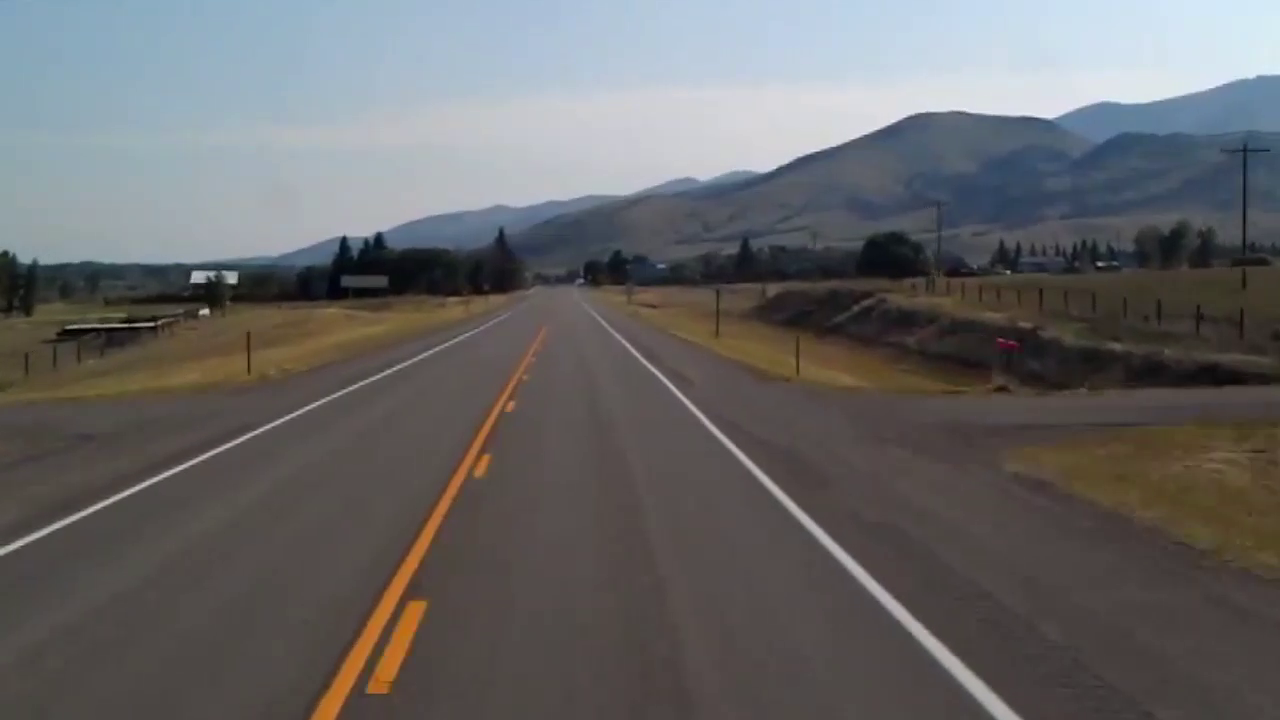
#> input picture frame 15 of video/test2_v2_Trim.mp4, 1280 x 720 px
$ python start.py
#> lines starting #> are read from the running program, lines starting #| are printed output that depends on the picture; after the words box and inside, x2 and y2 are one past the last pixel; in counts of white or black regions, pixels touching at a corner belong together
# -*- coding: utf-8 -*-
"""
Created on Mon Aug  2 05:41:33 2021

@author: Ahmed Emad Eldin
"""

import cv2
import numpy as np


def roi(image):
    height , width = image.shape
    triangle = np.array([
                       [(100, height), (475, 325), (width, height)]
                       ])
    mask = np.zeros_like(image)
    mask = cv2.fillPoly(mask,triangle,255)
    mask = cv2.bitwise_and(image,mask)
    return mask

def grey(image):
    #img = np.asarray(image,dtype=np.float32)
    return cv2.cvtColor(image,cv2.COLOR_BGR2GRAY)

def canny(grayImage):
    edges = cv2.Canny(grayImage,50,150)
    return edges

def gaussianBlur(image):
    return cv2.GaussianBlur(image,(5,5),0)

def display_lines(image,lines):
    #lines_image = np.zeros_like(image)

    if lines is not None:
        for line in lines:
            x1,y1,x2,y2 = line.reshape(4)

            cv2.line(image,(x1,y1),(x2,y2),(255,0,0),10)
    return image

def make_points(average,image):
    slope,y_int = average
    y1 = image.shape[0]

    y2 = int(y1 * (3/5))

    x1 = int((y1 - y_int) // slope)
    x2 = int((y2 - y_int) // slope)

    return np.array([x1,y1,x2,y2])


def average (lines,image):
    right = []
    left = []
    for line in lines:
        x1,y1,x2,y2 = line.reshape(4)
        parameters = np.polyfit((x1, x2), (y1, y2), 1)
        #slope = (y2-y1) / (x2-x1)
        slope = parameters[0]
        y_int = parameters[1]
        #print(parameters)
        #print(slope)
        if slope < 0:
            left.append((slope,y_int))
        else:
            right.append((slope,y_int))

    right_avg = np.average(right , axis = 0)
    left_avg = np.average(left,axis = 0)

    left_line = make_points(left_avg,image)

    right_line = make_points(right_avg,image)
    return np.array([left_line , right_line])


if __name__ == '__main__':
    cap = cv2.VideoCapture("./video/test2_v2_Trim.mp4")


    while True:
        ret , frame = cap.read()
#> frame is the input picture: shape (720, 1280, 3); mean B, G, R 103.5, 102.8, 103.5

        if not ret:
            print("cant receice from camera ")
            break

        gray_image = grey(frame)
#> in grey, `return cv2.cvtColor(image,cv2.COLOR_BGR2GRAY)`:
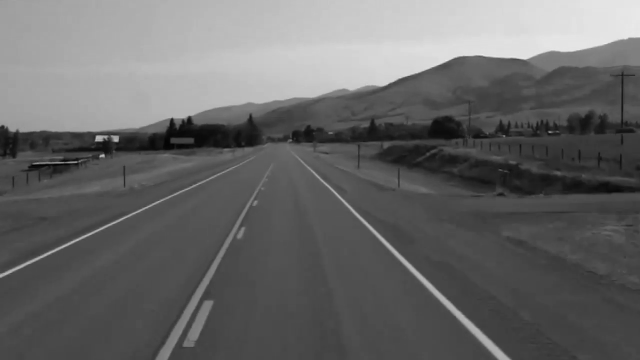
#> returned value: shape (720, 1280) (shown at 1/2 size); min 0, max 240, mean 103.1
        blurred_image = gaussianBlur(gray_image)
        edges = canny(blurred_image)
#> in canny, `edges = cv2.Canny(grayImage,50,150)`:
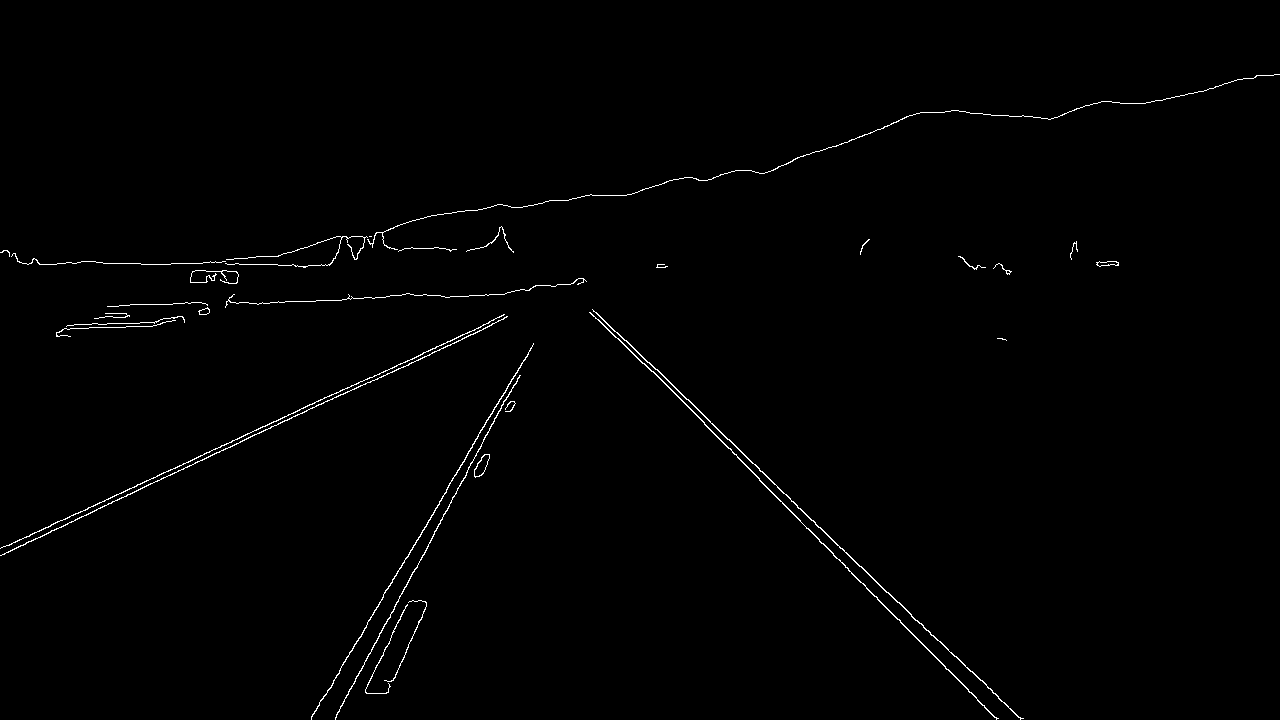
#> edges: shape (720, 1280); 0.81% white in thin lines or dots, all inside (x1, y1, x2, y2) = (0, 74, 1280, 720)
        isolated = roi(edges)
#> in roi, `mask = cv2.bitwise_and(image,mask)`:
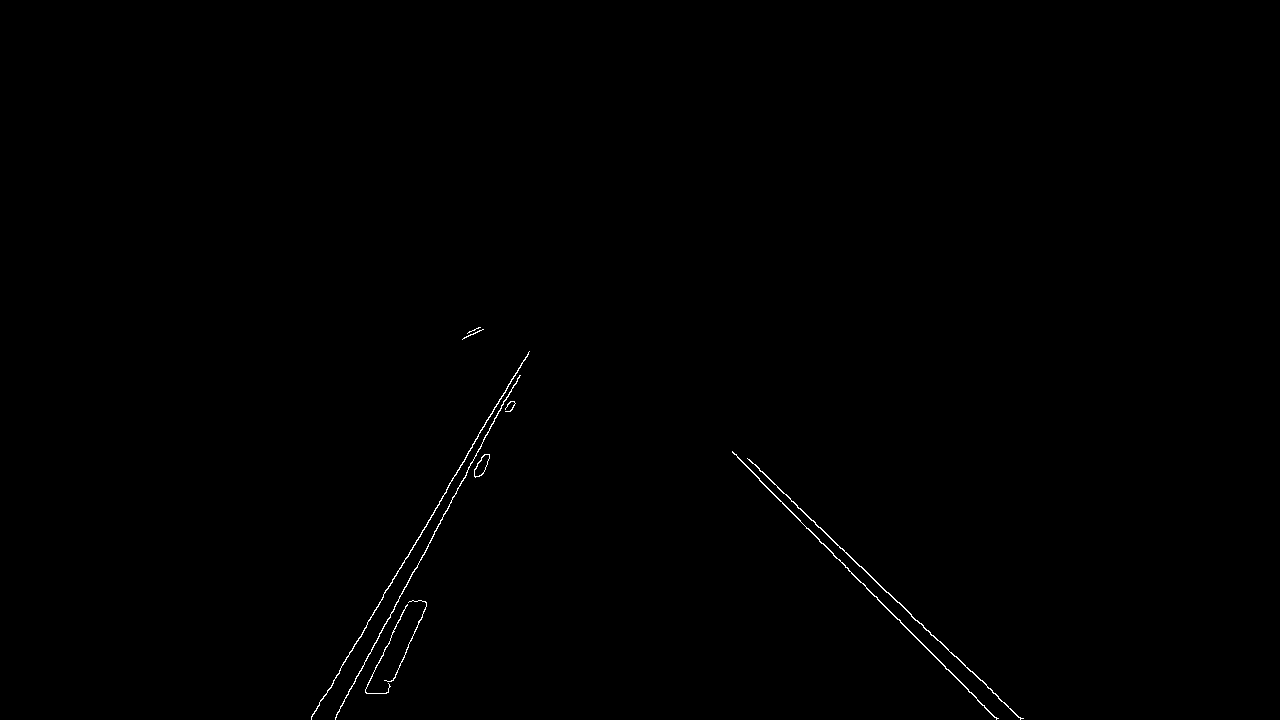
#> mask: shape (720, 1280); 0.28% white in thin lines or dots, all inside (x1, y1, x2, y2) = (311, 327, 1024, 720)

        lines = cv2.HoughLinesP(isolated,2,np.pi/180,100,None,40,5)
#> lines = 13 rows, first 6: [335, 719, 422, 555], [759, 480, 976, 697], [749, 459, 937, 640], [482, 429, 529, 351], [333, 681, 383, 597], [845, 567, 996, 718]
        average_lines = average(lines,gray_image)
#> the loop in average, `for line in lines:` made 13 passes
#> (x1, y1, x2, y2, slope, y_int) on passes 1 to 8: (335, 719, 422, 555, -1.89, 1350.5), (759, 480, 976, 697, 1, -279), (749, 459, 937, 640, 0.963, -262.1), (482, 429, 529, 351, -1.66, 1228.9), (333, 681, 383, 597, -1.68, 1240.4), (845, 567, 996, 718, 1, -278), (367, 622, 472, 447, -1.67, 1233.7), (940, 641, 1020, 718, 0.962, -263.7)
#> after the loop in average, `for line in lines:`: left = [(-1.89, 1350.5), (-1.66, 1228.9), (-1.68, 1240.4), (-1.67, 1233.7), (-1.87, 1344.3), (-1.85, 1336), (-2.05, 1436.6), (-1.7, 1248.8), (-2.34, 1601.4)]; right = [(1, -279), (0.963, -262.1), (1, -278), (0.962, -263.7)]
#> in average, `right_avg = np.average(right , axis = 0)`: right_avg = [0.981, -270.7]
#> in average, `left_avg = np.average(left,axis = 0)`: left_avg = [-1.86, 1335.6]
#> in make_points, `slope,y_int = average`: slope = -1.86; y_int = 1335.6
#> in make_points, `x1 = int((y1 - y_int) // slope)`: x1 = 331
#> in make_points, `x2 = int((y2 - y_int) // slope)`: x2 = 486
#> in average, `left_line = make_points(left_avg,image)`: left_line = [331, 720, 486, 432]
#> in average, `right_line = make_points(right_avg,image)`: right_line = [1009, 720, 716, 432]
#> average_lines = [[331, 720, 486, 432], [1009, 720, 716, 432]]
        lanes = display_lines(frame, average_lines)
#> the loop in display_lines, `for line in lines:` made 2 passes
        cv2.imshow("lanes",frame)
        if cv2.waitKey(1) == ord('q'):
#> (key q is pressed here)
            break
    cap.release()
    cv2.destroyAllWindows()

$ run again, starting later in the video
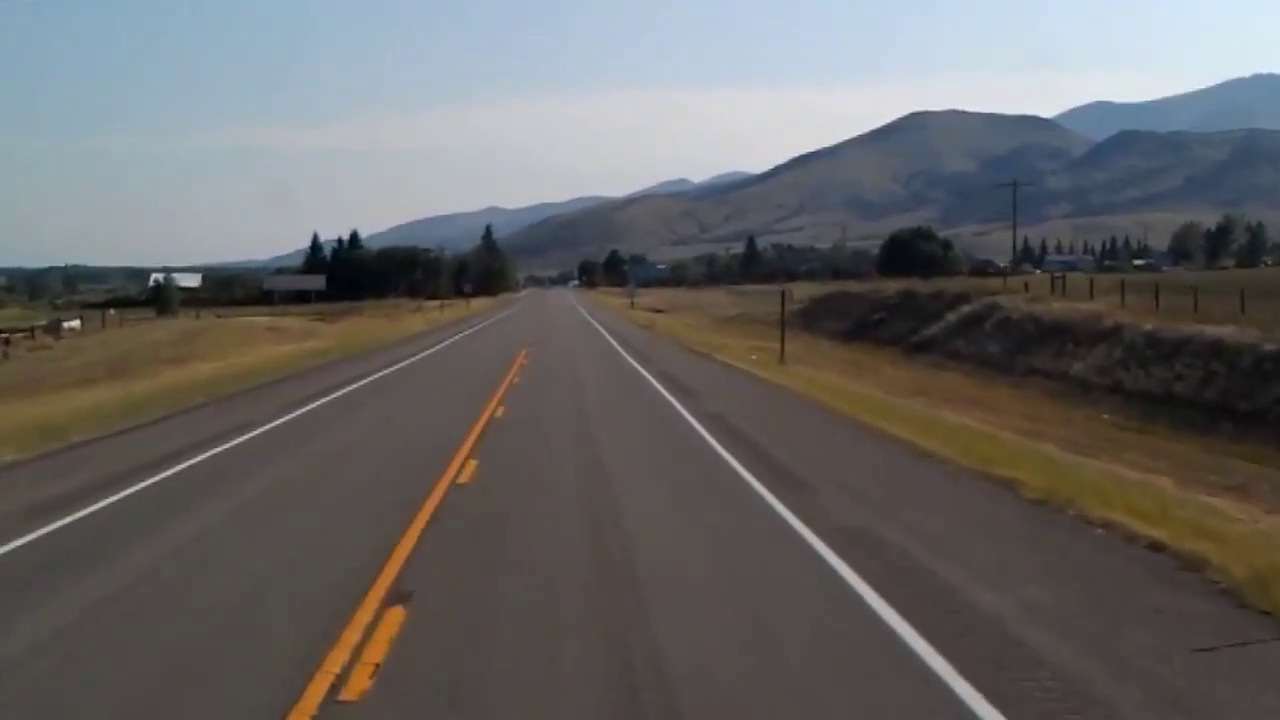
#> input picture frame 70 of video/test2_v2_Trim.mp4, 1280 x 720 px
#> frame is the input picture: shape (720, 1280, 3); mean B, G, R 102.1, 102.5, 103.7
#> in canny, `edges = cv2.Canny(grayImage,50,150)`:
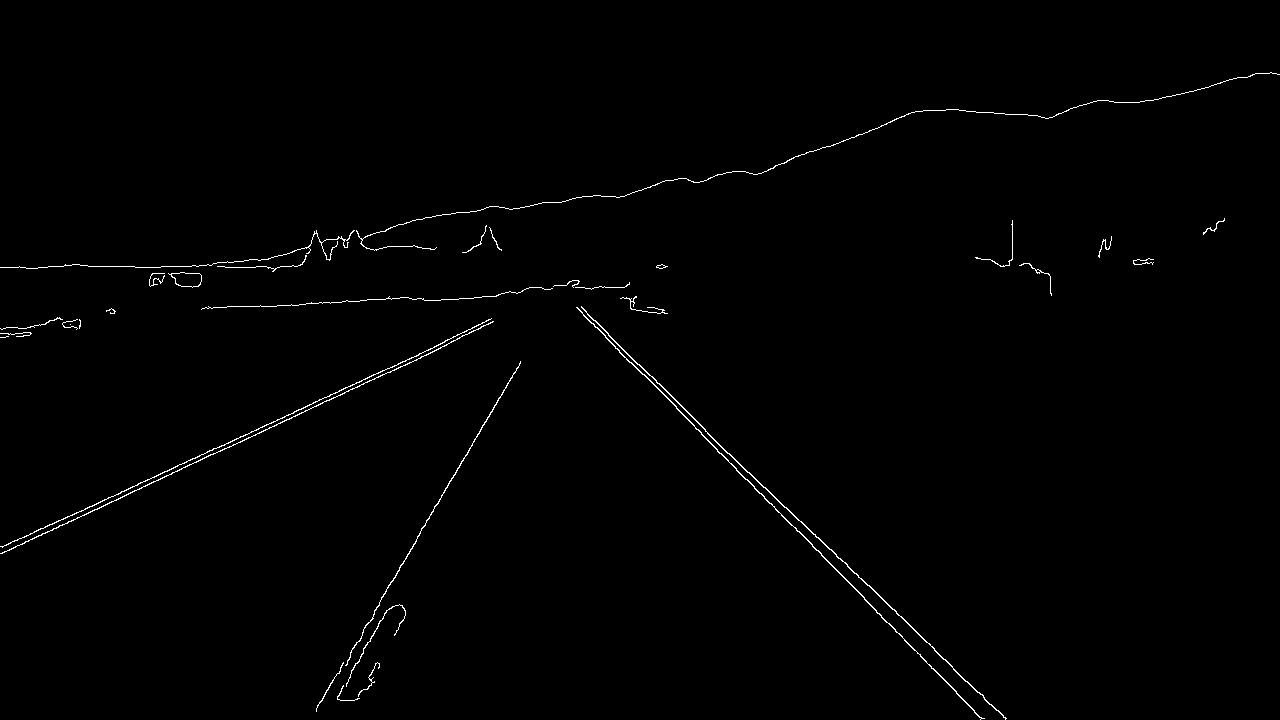
#> edges: shape (720, 1280); 0.73% white in thin lines or dots
#> in roi, `mask = cv2.bitwise_and(image,mask)`:
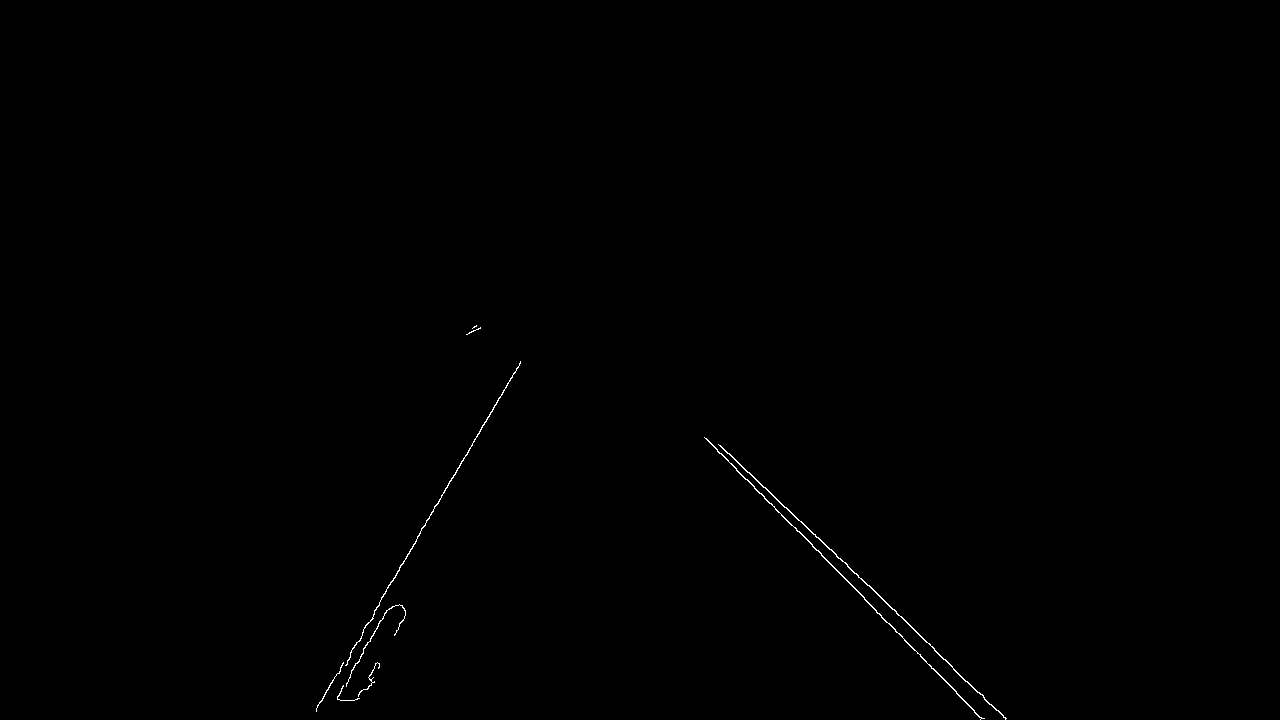
#> mask: shape (720, 1280); 0.21% white in thin lines or dots, all inside (x1, y1, x2, y2) = (316, 325, 1007, 720)
#> lines = [[864, 599, 956, 691], [815, 534, 952, 666], [373, 614, 465, 455], [793, 526, 849, 583], [729, 453, 798, 520], [747, 479, 797, 531], [833, 566, 881, 615], [925, 661, 974, 710], [490, 414, 520, 361]]
#> the loop in average, `for line in lines:` made 9 passes
#> (x1, y1, x2, y2, slope, y_int) on passes 1 to 8: (864, 599, 956, 691, 1, -265), (815, 534, 952, 666, 0.964, -251.3), (373, 614, 465, 455, -1.73, 1258.6), (793, 526, 849, 583, 1.02, -281.2), (729, 453, 798, 520, 0.971, -254.9), (747, 479, 797, 531, 1.04, -297.9), (833, 566, 881, 615, 1.02, -284.4), (925, 661, 974, 710, 1, -264)
#> after the loop in average, `for line in lines:`: left = [(-1.73, 1258.6), (-1.77, 1279.7)]; right = [(1, -265), (0.964, -251.3), (1.02, -281.2), (0.971, -254.9), (1.04, -297.9), (1.02, -284.4), (1, -264)]
#> right_avg = [1, -271.2]
#> left_avg = [-1.75, 1269.2]
#> in make_points, `slope,y_int = average`: slope = -1.75; y_int = 1269.2
#> in make_points, `x1 = int((y1 - y_int) // slope)`: x1 = 314
#> in make_points, `x2 = int((y2 - y_int) // slope)`: x2 = 479
#> left_line = [314, 720, 479, 432]
#> right_line = [989, 720, 701, 432]
#> average_lines = [[314, 720, 479, 432], [989, 720, 701, 432]]
#> the loop in display_lines, `for line in lines:` made 2 passes
